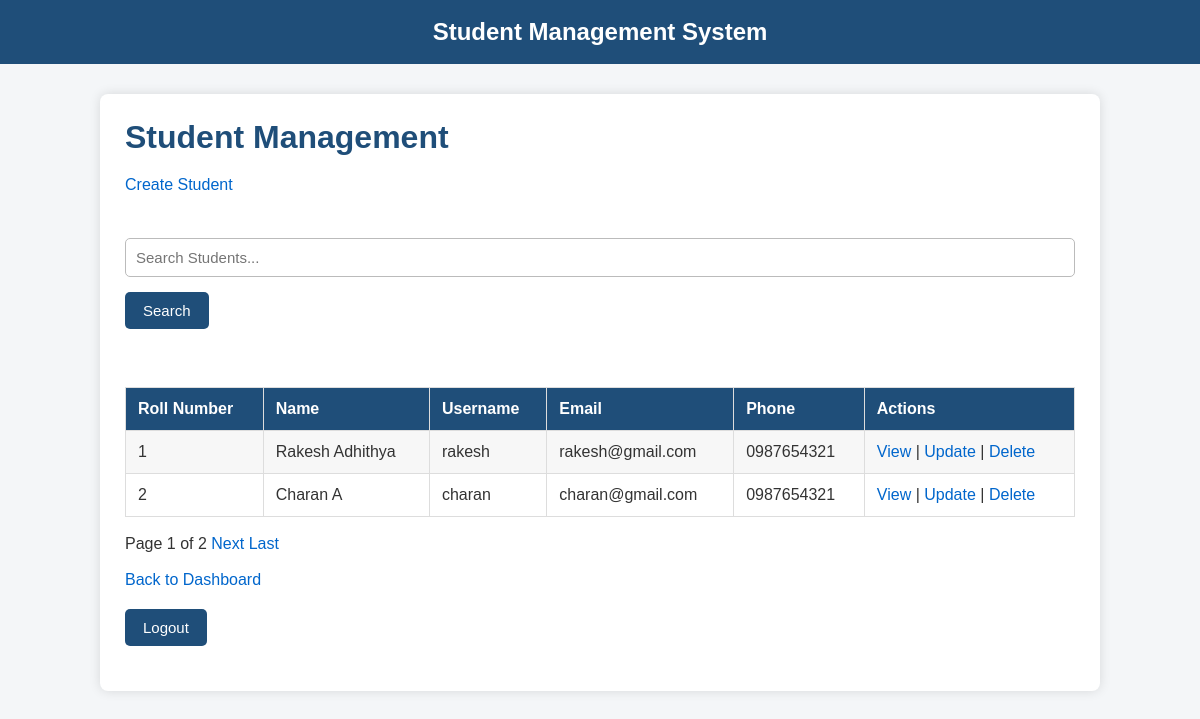
Page /students/student-list/ (signed in) on the earlier database version.
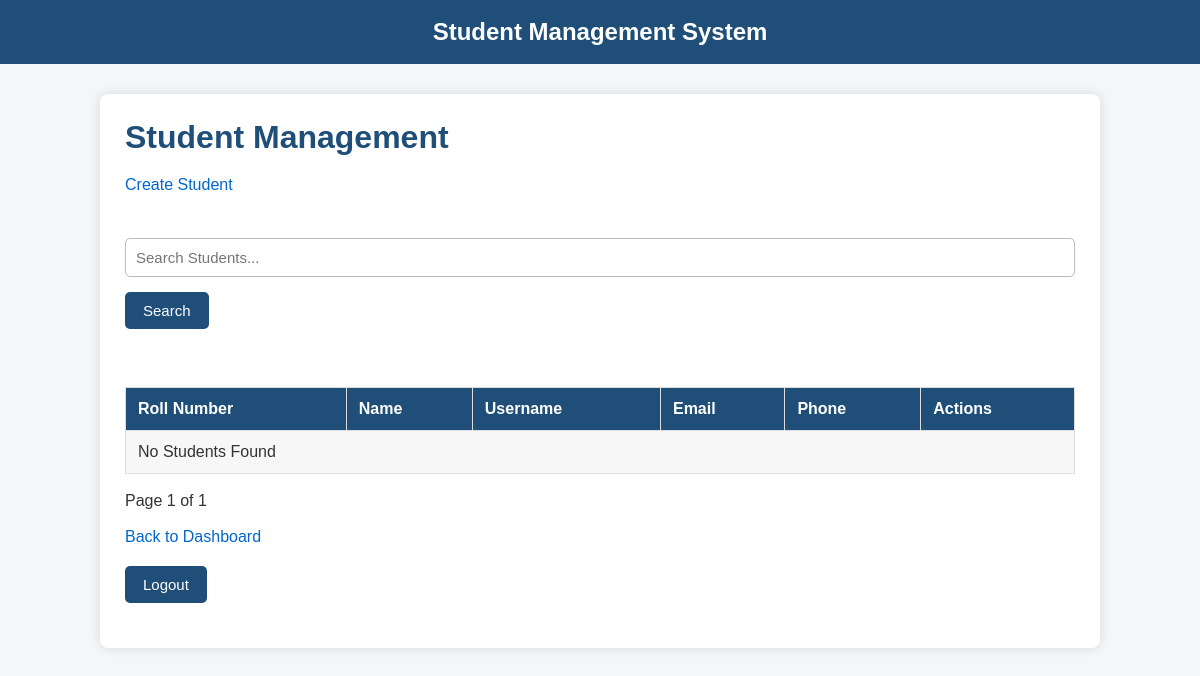
Same page on the later database version.
### students/models.py (models this page shows, shortened)
class Student(models.Model):
    account = models.OneToOneField(Account, on_delete=models.CASCADE, related_name='student_profile')
    roll_number = models.CharField(max_length=20, unique=True)
    phone = models.CharField(max_length=15)
    address = models.TextField()
    profile_picture = models.ImageField(upload_to='students/profiles', blank=True, null=True)
    date_of_birth = models.DateField(blank=True, null=True)
    class Meta:
        permissions = [
            ('view_student_dashboard', 'Can view student dashboard'),
            ("view_student_list", "Can view student list"),
    ]

### accounts/models.py (models this page shows, shortened)
class Account(AbstractUser):
    class Role(models.TextChoices):
        MENTOR = "MENTOR", "Mentor"    #first value for database, second value to display to user
        STUDENT = "STUDENT", "Student"
    role = models.CharField(max_length=20, choices=Role.choices, default=Role.STUDENT)

### students/views.py (the view, shortened to what this page needs)
# urls.py: path("student-list/", student_list, name="student_list"),
@permission_required("students.view_student_list", raise_exception=True)
def student_list(request):
    students = Student.objects.select_related("account")
    search = request.GET.get("search", "").strip()
    paginator = Paginator(students, 2)
    page_number = request.GET.get("page")
    page_obj = paginator.get_page(page_number)
    context = {
        "page_obj": page_obj,
        "search": search,
    }
    return render(request, "students/student_list.html", context)

### students/templates/students/student_list.html (shortened to what this page needs)
{% extends "base.html" %} {% block title %}Students{% endblock %} {% block content %}
<h1>Student Management</h1>
<a href="{% url 'student_create' %}">Create Student</a>
<br /><br />
<form method="get">
  <input type="text" name="search" placeholder="Search Students..." value="{{ search }}" />
  <button type="submit">Search</button>
</form>
<br />
<table border="1" cellpadding="8">
  <tr>
    <th>Roll Number</th>
    <th>Name</th>
    <th>Username</th>
    <th>Email</th>
    <th>Phone</th>
    <th>Actions</th>
  </tr>
  {% for student in page_obj %}
  <tr>
    <td>{{ student.roll_number }}</td>
    <td>{{ student.account.get_full_name }}</td>
    <td>{{ student.account.username }}</td>
    <td>{{ student.account.email }}</td>
    <td>{{ student.phone }}</td>
    <td>
      <a href="{% url 'student_detail' student.pk %}">View</a> |
      <a href="{% url 'student_update' student.pk %}">Update</a> |
      <a href="{% url 'student_delete' student.pk %}">Delete</a>
    </td>
  </tr>
  {% empty %}
  <tr>
    <td colspan="6">No Students Found</td>
  </tr>
  {% endfor %}
</table>
<br />
 Page {{ page_obj.number }} of {{ page_obj.paginator.num_pages }} {% if page_obj.has_next %}
<a href="?page={{ page_obj.next_page_number }}&search={{ search }}">Next</a>
<a href="?page={{ page_obj.paginator.num_pages }}&search={{ search }}">Last</a>
{% endif %}
<br /><br />
<a href="{% url 'admin_dashboard' %}">Back to Dashboard</a>
<form method="post" action="{% url 'logout' %}">
  <button type="submit">Logout</button>
</form>
{% endblock %}

Differences in the rows shown:
removed Student: roll_number "1", account.get_full_name "Rakesh Adhithya", account.username "rakesh", account.email "rakesh@gmail.com", phone "0987654321"
removed Student: roll_number "2", account.get_full_name "Charan A", account.username "charan", account.email "charan@gmail.com", phone "0987654321"
Other differences:
{{ page_obj.paginator.num_pages }}: "2" → "1"
text no longer shown: "Next Last"
text now shown: "No Students Found"
